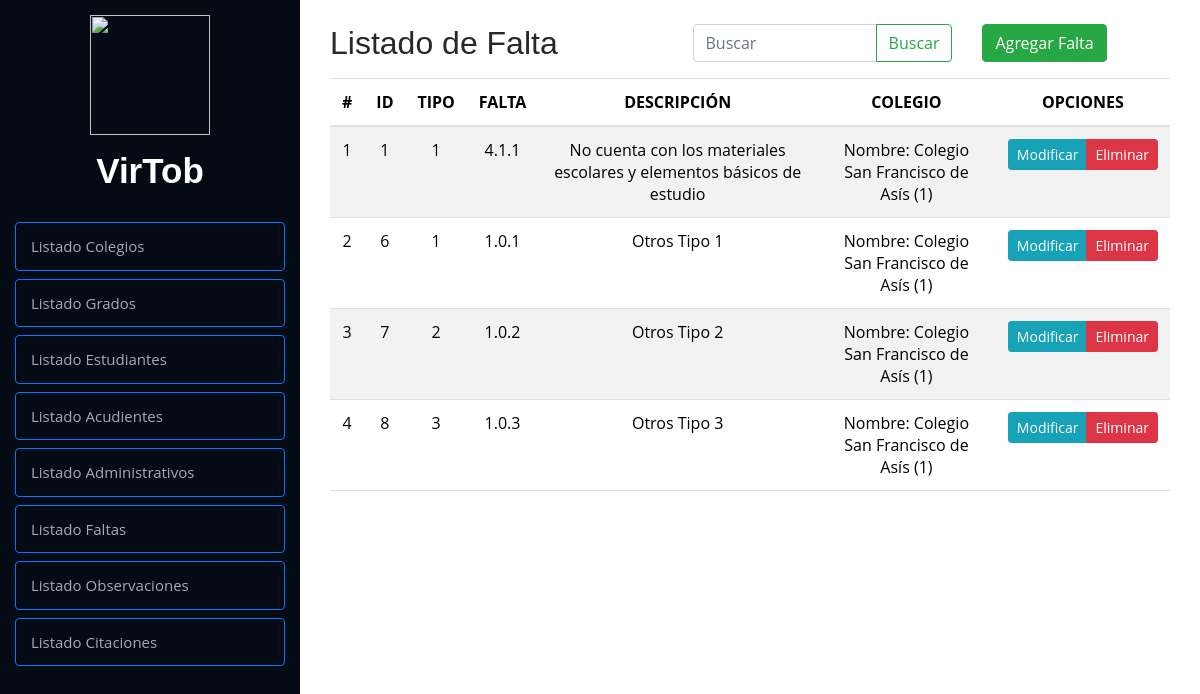
Screenshot of /crud/listaFalta/ (signed in) with the database file from the repository.
### Modulos/Observador/models.py (models this page shows, shortened)
class Faltas(models.Model):
    idFalta = models.AutoField(primary_key=True)
    tiposFaltas = [
        (1, "Tipo 1"),
        (2, "Tipo 2"),
        (3, "Tipo 3")
    ]
    tipoFalta = models.IntegerField(choices=tiposFaltas, default=1)
    falta = models.CharField(max_length=10, null=True, blank=True)
    descripcion = models.TextField(max_length=1000)
    idColegio = models.ForeignKey(
        Colegio, on_delete=models.CASCADE, related_name="faltas", default=1)
    class Meta:
        verbose_name = 'Faltas'

class Colegio(models.Model):
    idColegio = models.AutoField(primary_key=True)
    nombre = models.CharField(max_length=50)
    direccion = models.CharField(max_length=100)
    telefono = models.CharField(max_length=13)
    email = models.EmailField(max_length=100)
    def __str__(self):
        return f"Nombre: {self.nombre} ({self.idColegio})"
    class Meta:
        verbose_name = 'Colegio'

### Modulos/Observador/views.py (the view, shortened to what this page needs)
# urls.py: path('listaFalta/', listaFalta, name='listaFalta'),
def listaFalta(request):
    if not request.session.get('isLogged', False):
        return redirect('login')
    if request.session.get('userType', False) != "directivo":
        return redirect('home')
    query = request.GET.get("buscar", "")  # Obtener el valor del input
    faltas = Faltas.objects.all()  # Obtiene todos los registros
    return render(request, 'listas/faltas.html', {'falta': faltas, "query": query})

### Modulos/Usuarios/context_processors.py (called while the page is built)
def session_variables(request):
    return {
        'isLogged': request.session.get('isLogged', None),
        'userId': request.session.get('userId', None),
        'userType': request.session.get('userType', None),
        'userNombre': request.session.get('userNombre', None)
    }

### Modulos/Observador/templates/listas/faltas.html (shortened to what this page needs)
{% extends "../index.html" %}
{% load static %}
        {% block contenido %}
        <div class="container py-4">
            <div class="row">
                <div class="col-md-12">
                    <div class="row">
                        <div class="col-5">
                            <h2>Listado de Falta</h2>
                        </div>
                        <div class="col-4">
                            <form class="d-flex" method="GET">
                                <div class="input-group">
                                    <input type="text" class="form-control" placeholder="Buscar" name="buscar"
                                        value="{{ query }}" aria-label="Search">
                                    <button class="btn btn-outline-success" type="submit">Buscar</button>
                                </div>
                            </form>
                        </div>
                        <div class="col-3">
                            <a href="{% url 'agregarFalta' %}" class="btn btn-success">Agregar Falta</a>
                        </div>
                    </div>
                    <div class="table-responsive">
                        <table class="table table-striped">
                            <thead>
                                <tr>
                                    <th>#</th>
                                    <th>ID</th>
                                    <th>TIPO</th>
                                    <th>FALTA</th>
                                    <th>DESCRIPCIÓN</th>
                                    <th>COLEGIO</th>
                                    <th>OPCIONES</th>
                                </tr>
                            </thead>
                            <tbody>
                                {% if falta %}
                                {% for falta in falta %}
                                <tr>
                                    <td class="">{{ forloop.counter }}</td>
                                    <td class="">{{ falta.idFalta }}</td>
                                    <td class="">{{ falta.tipoFalta }}</td>
                                    <td class="">{{ falta.falta }}</td>
                                    <td class="">{{ falta.descripcion }}</td>
                                    <td class="">{{ falta.idColegio }}</td>
                                    <td>
                                        <div class="btn-group btn-group-sm" role="group" aria-label="Basic example">
                                            <a href="{% url 'modificarFalta' falta.idFalta %}"
                                                class="btn btn-info btn-sm">
                                                Modificar
                                            </a>
                                            <a href="#" onclick="eliminarFalta({{ falta.idFalta }})"
                                                class="btn btn-danger btn-sm">
                                                Eliminar
                                            </a>
                                        </div>
                                    </td>
                                </tr>
                                {% endfor %}
                                {% else %}
                                <tr>
                                    <td colspan="7" class="text-center text-danger">⚠ No se encontraron resultados</td>
                                </tr>
                                {% endif %}
                            </tbody>
                        </table>
                    </div>
                </div>
            </div>
        </div>
        {% endblock %}

### observadorVirtual/static/css/style.css (style rules this page uses)
body { font-family: "Open Sans", sans-serif; color: #272829; }
a { color: #149ddd; }
h1, h2, h3, h4, h5, h6 { font-family: "Raleway", sans-serif; }
th, td { text-align: center; vertical-align: middle; }

### rows the page displays
Faltas: idFalta "1", tipoFalta "1", falta "4.1.1", descripcion "No cuenta con los materiales escolares y elementos básicos de estudio", idColegio "Nombre: Colegio San Francisco de Asís (1)"
Faltas: idFalta "6", tipoFalta "1", falta "1.0.1", descripcion "Otros Tipo 1", idColegio "Nombre: Colegio San Francisco de Asís (1)"
Faltas: idFalta "7", tipoFalta "2", falta "1.0.2", descripcion "Otros Tipo 2", idColegio "Nombre: Colegio San Francisco de Asís (1)"
Faltas: idFalta "8", tipoFalta "3", falta "1.0.3", descripcion "Otros Tipo 3", idColegio "Nombre: Colegio San Francisco de Asís (1)"
